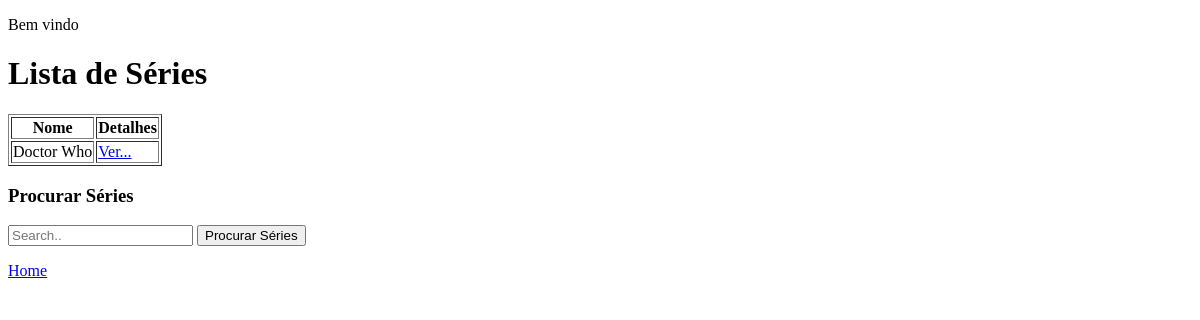
Before: /seriados/series/ with the older database file.
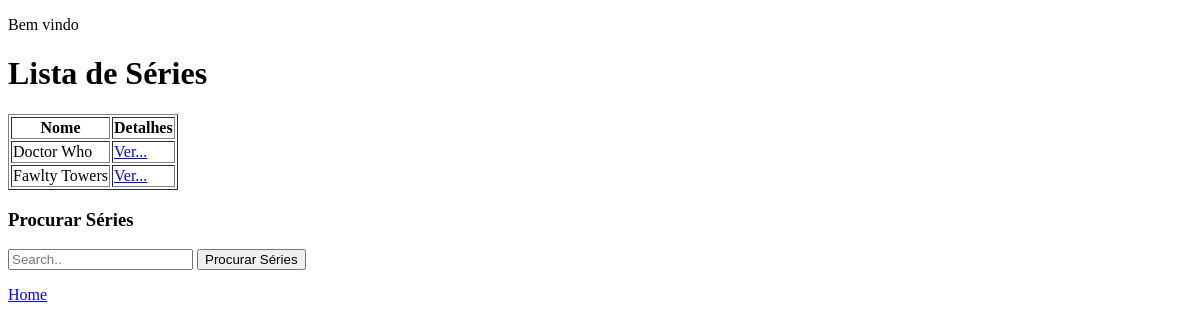
After: the same page with the newer database file.
### seriados/models.py (models this page shows, shortened)
class Serie(models.Model):
    nome = models.CharField(max_length=70, verbose_name="Nome")
    class Meta:
        verbose_name = "Série"
        verbose_name_plural = "Séries"

### seriados/views.py (the view)
# urls.py: path('series/', views.series_list, name='series_list'),
def series_list(request):
    search = request.GET.get('search', "")
    objects = Serie.objects.filter(nome__contains=search)
    labels, rows = prepare_data_list(objects, ['nome'])
    context = {
        'title': "Séries",
        'labels': labels,
        'rows': rows,
        'detail_url': 'seriados:series_details',
        'list_url': 'seriados:series_list',
    }
    return render(request, 'list.html', context)

### seriados/views.py (called while the page is built)
def prepare_data_list(objects, fields_name):
    labels = list()
    for field_name in fields_name:
        field = objects.model._meta.get_field(field_name)
        labels.append(field.verbose_name)
    rows = list()
    for _object in objects:
        row = dict()
        rows.append(row)
        row['pk'] = _object.pk
        row['data'] = list()
        for field_name in fields_name:
            row['data'].append(getattr(_object, field_name))
    return labels, rows

### seriados/templates/list.html (shortened to what this page needs)
{% extends "base.html" %}
{% block content %}
<h1>Lista de {{ title }}</h1>
<table border="1px">
    <tr>
        {% for label in labels %}
            <th>{{ label }}</th>
        {% endfor %}
        <th>Detalhes</th>
    </tr>
    {% for row in rows %}
        <tr>
            {% for value in row.data %}
                <td>{{ value }}</td>
            {% endfor %}
            <td><a href="{% url detail_url pk=row.pk %}">Ver...</a></td>
        </tr>
    {% endfor %}
</table>
<h3>Procurar {{ title }}</h3>
<input id='input_search' type="text" placeholder="Search..">
<button id="btn_search">Procurar {{ title }}</button>
<p><a href={% url 'seriados:home' %}>Home</a></p>
{% endblock %}

### seriados/templates/base.html (shortened to what this page needs)
{% load static %}
{% load i18n %}
<!DOCTYPE html>
<html lang="en">
    <head>
    </head>
    <body>
        <p>Bem vindo</p>
        {% block content %}{% endblock %}
    </body>
</html>

Changed rows visible on the page:
added Serie: data "Fawlty Towers"
Other visible differences:
new list line: "Ver..."
